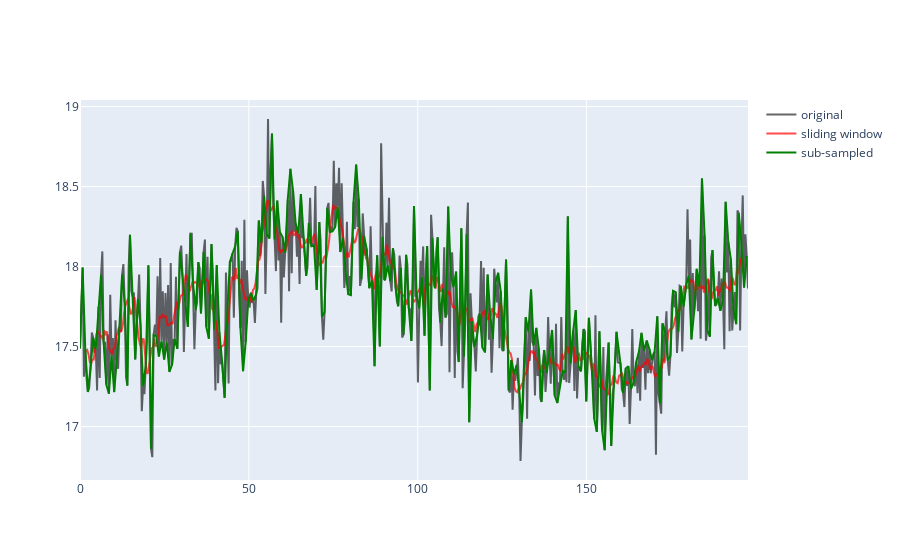

Write notebook code for a chart like this one.
### Code cell
y_sub = y[::2]
x_sub = x[::2]

# fig, ax = plt.subplots(1,1)
# ax.plot(x,y, color='black', alpha=0.5)
# ax.set_xlabel("time")
# ax.set_ylabel("fluo intensity")
# ax.plot(x_gliss, y_gliss, color='red', alpha=0.7)
# ax.plot(x_sub, y_sub, color='blue', alpha=0.7)
# fig.set_size_inches((20,10))

import plotly.graph_objects as go
fig = go.Figure()
fig.add_trace(go.Scatter(x=x, y=y,
                    mode='lines',
                    name='original',
                    line = dict(color='black'), opacity=0.6))
fig.add_trace(go.Scatter(x=x_gliss, y=y_gliss,
                    mode='lines',
                    name='sliding window',
                  line = dict(color='red'), opacity=0.7))
fig.add_trace(go.Scatter(x=x_sub, y=y_sub,
                    mode='lines',
                    name='sub-sampled',
                  line = dict(color='green'), opacity=1))

fig.show()

### Figure 1 — Plotly figure (JSON) as saved in the notebook; plotly's stock layout.template omitted (floating-point values rounded to 4 significant figures; data arrays with more than 128 entries replaced by an {"elided": "..."} marker saying what was removed)
{"data": [{"line": {"color": "black"}, "mode": "lines", "name": "original", "opacity": 0.6, "type": "scatter", "x": {"elided": "506 float values"}, "y": {"elided": "506 float values"}}, {"line": {"color": "red"}, "mode": "lines", "name": "sliding window", "opacity": 0.7, "type": "scatter", "x": {"elided": "497 float values"}, "y": {"elided": "497 float values"}}, {"line": {"color": "green"}, "mode": "lines", "name": "sub-sampled", "opacity": 1, "type": "scatter", "x": {"elided": "253 float values"}, "y": {"elided": "253 float values"}}], "layout": {}}
